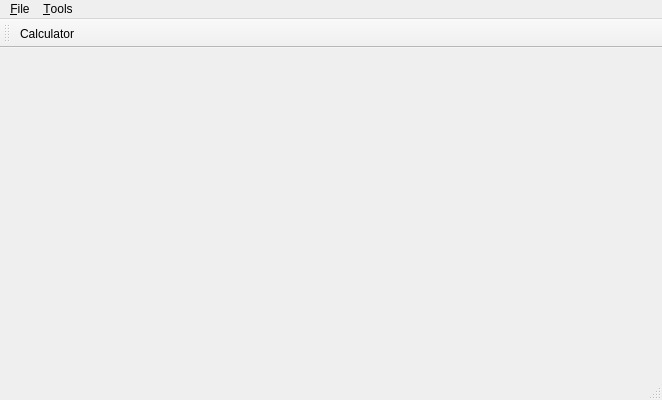
<?xml version="1.0" encoding="UTF-8"?>
<ui version="4.0">
 <class>MainWindow</class>
 <widget class="QMainWindow" name="MainWindow">
  <property name="geometry">
   <rect>
    <x>0</x>
    <y>0</y>
    <width>662</width>
    <height>400</height>
   </rect>
  </property>
  <property name="windowTitle">
   <string>Calc's Main Window</string>
  </property>
  <widget class="QTextEdit" name="teLog">
   <property name="readOnly">
    <bool>true</bool>
   </property>
  </widget>
  <widget class="QMenuBar" name="menubar">
   <property name="geometry">
    <rect>
     <x>0</x>
     <y>0</y>
     <width>662</width>
     <height>25</height>
    </rect>
   </property>
   <widget class="QMenu" name="menu_File">
    <property name="title">
     <string>&amp;File</string>
    </property>
    <addaction name="actOpenFile"/>
    <addaction name="actSaveFile"/>
    <addaction name="actRevertFile"/>
   </widget>
   <widget class="QMenu" name="menuTools">
    <property name="title">
     <string>&amp;Tools</string>
    </property>
    <addaction name="actShowCalc"/>
   </widget>
   <addaction name="menu_File"/>
   <addaction name="menuTools"/>
  </widget>
  <widget class="QStatusBar" name="statusbar"/>
  <widget class="QToolBar" name="toolBar">
   <property name="windowTitle">
    <string>toolBar</string>
   </property>
   <attribute name="toolBarArea">
    <enum>TopToolBarArea</enum>
   </attribute>
   <attribute name="toolBarBreak">
    <bool>false</bool>
   </attribute>
   <addaction name="actShowCalc"/>
  </widget>
  <action name="actOpenFile">
   <property name="text">
    <string>&amp;Open</string>
   </property>
  </action>
  <action name="actSaveFile">
   <property name="text">
    <string>&amp;Save</string>
   </property>
  </action>
  <action name="actRevertFile">
   <property name="text">
    <string>&amp;Revert</string>
   </property>
  </action>
  <action name="actShowCalc">
   <property name="checkable">
    <bool>true</bool>
   </property>
   <property name="icon">
    <iconset>
     <normaloff>:/calc.svg</normaloff>:/calc.svg</iconset>
   </property>
   <property name="text">
    <string>Calculator</string>
   </property>
  </action>
 </widget>
 <resources/>
 <connections/>
</ui>
